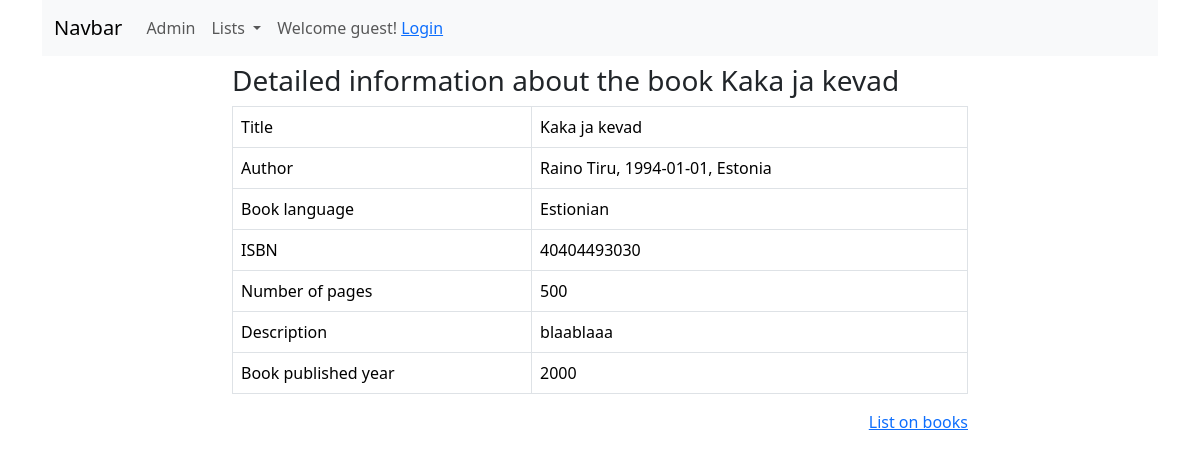
The page /booksapp/book_detail/2 on the database as committed earlier.
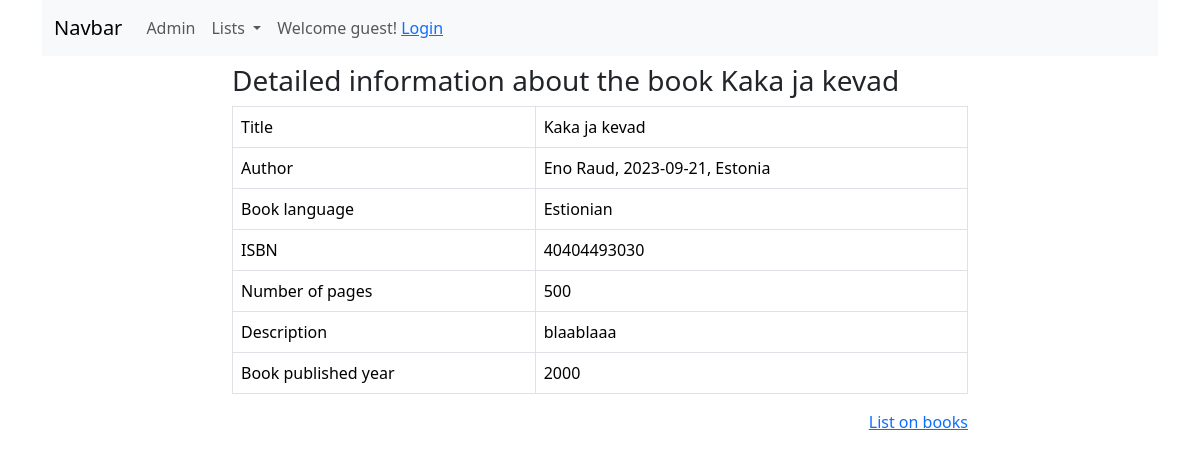
The same page on the database as committed later.
### booksapp/models.py (models this page shows, shortened)
class Book(models.Model):
    title = models.CharField(max_length=100)
    author = models.ForeignKey(Author, on_delete=models.SET_NULL, null=True)
    book_language = models.ForeignKey(Language, on_delete=models.SET_NULL, null=True)
    isbn = models.CharField(verbose_name='ISBN number', max_length=13, validators=[validate_digits_length])
    number_of_pages = models.PositiveIntegerField(validators=[MinValueValidator(2)])
    description = models.TextField(null=True, blank=True)  # st et taitmine ei ole kohustuslik
    book_published_year = models.PositiveIntegerField(validators=[MinValueValidator(1900), max_value_current_year])  # lubatud on aastad 1900 kaasa arvatud kuni tänane paev
    class Meta:
        ordering = ['title']

class Author(models.Model):
    firstname = models.CharField(max_length=25, validators=[MinLengthValidator(2)])
    lastname = models.CharField(max_length=25, validators=[MinLengthValidator(2)])
    birth = models.DateField(null=True, blank=True)
    country = models.ForeignKey(Country, on_delete=models.SET_NULL, null=True)
    class Meta:
        ordering = ['lastname', 'firstname']
    def fullname(self):
        return f'{self.firstname} {self.lastname}'
    def __str__(self):
        return f'{self.fullname()}, {self.birth}, {self.country}'

class Country(models.Model):
    country = models.CharField(max_length=50, validators=[MinLengthValidator(3)])
    class Meta:
        verbose_name_plural = 'countries'
    def __str__(self):
        return self.country

class Language(models.Model):
    language = models. CharField(max_length=50, validators=[MinLengthValidator(3)])
    def __str__(self):
        return self.language

### booksapp/views.py (the view)
# urls.py: path('book_detail/<int:pk>', views.BookDetailView.as_view(), name='book_detail'),  # book detail view
class BookDetailView(DetailView):
    model = Book

### booksapp/templates/booksapp/book_detail.html
{% extends 'base.html' %}
{% block content %}
	<div class="row">
    <div class="col-8 mt-2 mx-auto">
        <h3>Detailed information about the book {{ book.title }}</h3>
        <table class="table table-bordered">
            <tr>
                <td>Title</td>
                <td>{{ book.title }}</td>
            </tr>
              <tr>
                <td>Author</td>
                <td>{{ book.author }}</td>
            </tr>
            <tr>
                <td>Book language</td>
                <td>{{ book.book_language }}</td>
            </tr>
            <tr>
                <td>ISBN</td>
                <td>{{ book.isbn }}</td>
            </tr>
            <tr>
                <td>Number of pages</td>
                <td>{{ book.number_of_pages }}</td>
            </tr>
            <tr>
                <td>Description</td>
                <td>{{ book.description }}</td>
            </tr>
            <tr>
                <td>Book published year</td>
                <td>{{ book.book_published_year }}</td>
            </tr>
        </table>
        <p class="text-end">
            <a href="{% url 'booksapp:book_list' %}">List on books</a>
        </p>
    </div>
    </div>
{% endblock %}

Rows that differ between the two databases and show on the page:
changed Book "Kaka ja kevad": author "Raino Tiru, 1994-01-01, Estonia" → "Eno Raud, 2023-09-21, Estonia"
